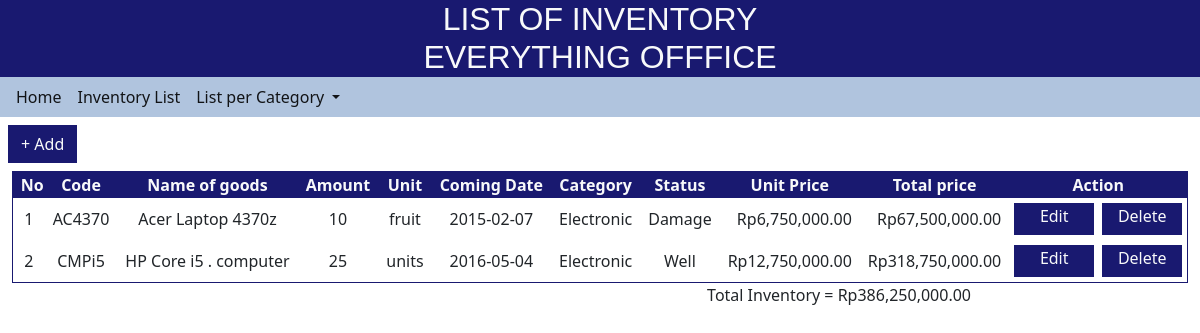
Screenshot of /view_list_electronic.php with the database file from the repository.
### tables this page shows
CREATE TABLE `inventory` (
  `item_id` varchar(10) NOT NULL,
  `item_name` varchar(30) NOT NULL,
  `amount` int(11) NOT NULL,
  `unit` varchar(15) NOT NULL,
  `arrival_date` date NOT NULL,
  `category` varchar(20) NOT NULL,
  `item_status` varchar(20) NOT NULL,
  `price` int(20) NOT NULL
);

### view_list_electronic.php (the view, shortened to what this page needs)
<?php
    require('connect.php');
    $i = 0;
    $total_all = 0;
    $query = "SELECT * FROM inventory WHERE category='Electronic'";
    $execute = $mydb->query($query);
?>
<!doctype html>
<html lang="en">
<head>
    <link href="https://cdn.jsdelivr.net/npm/bootstrap@5.1.3/dist/css/bootstrap.min.css" rel="stylesheet"
>
</head>
<body>
    <div class="menu" style="background-color:midnightblue">
        <h2 class="text-light mb-0" style="font-family:'Franklin Gothic Medium', 'Arial Narrow', Arial, sans-serif;">
            <center>LIST OF INVENTORY<br>EVERYTHING OFFFICE</center>
        </h2>
        <nav class="navbar navbar-expand-sm navbar-light p-0" style="background-color:lightsteelblue;">
            <div class="collapse navbar-collapse" id="navbarNav">
                <ul class="navbar-nav">
                    <li class="nav-item ps-2">
                        <a class="nav-link active" aria-current="page" href="home.php">Home</a>
                    </li>
                    <li class="nav-item">
                        <a class="nav-link active" href="view_inventory.php">Inventory List</a>
                    </li>
                    <li class="nav-item dropdown">
                        <a class="nav-link active dropdown-toggle" href="#" id="navbarDropdownMenuLink" role="button"
                            data-bs-toggle="dropdown" aria-expanded="false">
                            List per Category
                        </a>
                    </li>
                </ul>
            </div>
        </nav>
    </div>
    <div class="content">
        <div class="bttn m-2">
            <a href="form_add.php">
                <button class="btn rounded-0 text-light" style="background-color: midnightblue;">+ Add</button>
            </a>
        </div>
        <div class="d-flex justify-content-center">
            <table style="min-width: min-content; border: 1px solid midnightblue;">
                <thead class="text-center text-light" style="background-color: midnightblue;">
                    <tr class="align-middle">
                        <th class="ps-2">No</th>
                        <th class="px-2">Code</th>
                        <th class="px-2">Name of goods</th>
                        <th class="px-2">Amount</th>
                        <th class="px-2">Unit</th>
                        <th class="px-2">Coming Date</th>
                        <th class="px-2">Category</th>
                        <th class="px-2">Status</th>
                        <th class="px-2">Unit Price</th>
                        <th class="px-2">Total price</th>
                        <th class="px-2" colspan="2">Action</th>
                    </tr>
                </thead>
                <tbody class="text-center">
                    <?php
                        while($row = $execute->fetch_object()){
                            $price_format = number_format($row->price, 2, ".", ",");
                            $total_price = $row->price * $row->amount;
                            $total_format = number_format($total_price, 2, ".", ",");
                    ?>
                    <tr>
                        <td class="px-2"><?= $i+1 ?></td>
                        <td class="px-2"><?= $row->item_id ?></td>
                        <td class="px-2"><?= $row->item_name ?></td>
                        <td class="px-2"><?= $row->amount ?></td>
                        <td class="px-2"><?= $row->unit ?></td>
                        <td class="px-2"><?= $row->arrival_date ?></td>
                        <td class="px-2"><?= $row->category ?></td>
                        <td class="px-2"><?= $row->item_status ?></td>
                        <td class="px-2 text-end">Rp<?= $price_format ?></td>
                        <td class="px-2 text-end">Rp<?= $total_format ?></td>
                        <div class="action">
                            <td class="d-flex justify-content-center">
                                <a class="nav-link active p-0 px-1" href="form_edit.php?id=<?= $row->item_id ?>">
                                    <button class="btn rounded-0 pt-0 my-1 text-light"
                                        style="background-color: midnightblue; width: 80px">Edit</button>
                                </a>
                                <a class="nav-link active p-0 px-1" href="process_delete.php?id=<?= $row->item_id ?>">
                                    <button class="btn rounded-0 pt-0 my-1 text-light"
                                        style="background-color: midnightblue; width: 80px">Delete</button>
                                </a>
                            </td>
                        </div>
                    </tr>
                    <?php
                        $i++;
                        $total_all += $total_price;
                        $all_format = number_format($total_all, 2, ".", ",");
                        }
                    ?>
                </tbody>
            </table>
        </div>
        <div class="total text-end" style="margin-right: 229px">
            <span>Total Inventory = Rp<?= $all_format ?></span>
        </div>
    </div>
</body>
</html>

### rows the page displays
inventory: item_id "AC4370", item_name "Acer Laptop 4370z", amount "10", unit "fruit", arrival_date "2015-02-07", category "Electronic", item_status "Damage", price "6,750,000.00", total_format "67,500,000.00"
inventory: item_id "CMPi5", item_name "HP Core i5 . computer", amount "25", unit "units", arrival_date "2016-05-04", category "Electronic", item_status "Well", price "12,750,000.00", total_format "318,750,000.00"

### other values shown
$all_format "386,250,000.00"
